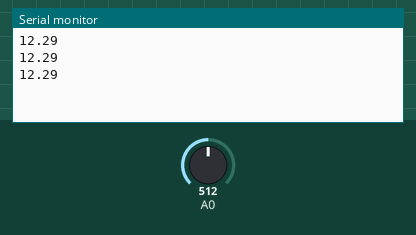
The sketch below on a simulated Arduino Uno, built with avr-gcc and run on an emulated ATmega328P. On the bench: the last lines printed to the serial monitor. Inputs (shaded band) come from the test bench; at power-on: A0 = 512.

Above: at 1.3 s.
1.4 s: A0 set to 716
At 1.9 s:
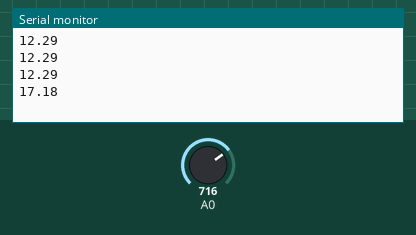
2.9 s: A0 set to 900
At 3.4 s:
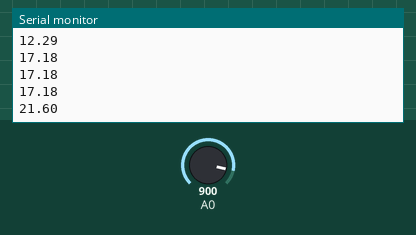
Timing chart, 0 to 5.9 s (numbered marks = the images above; inputs shaded):
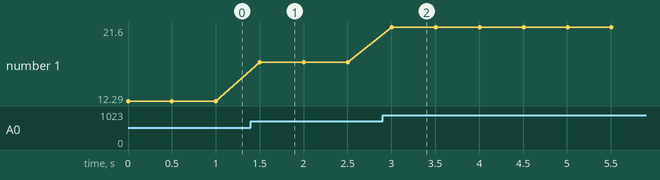

The sketch:

voltage.ino
```cpp
int volt=0;// set the correction offset value

void setup() {

  // Robojax.com voltage sensor

  Serial.begin(9600);

}

void loop() {

  // Robojax.com voltage sensor

  float volt = analogRead(A0);// read the input

  float voltage = volt * 0.024;


  Serial.println(voltage);


delay(500);


}
```

Measured:
- after the input at 1.4 s, the serial monitor: prints a new line after 0.10 s (image 1)
- after the input at 2.9 s, the serial monitor: prints a new line after 0.10 s (image 2)
- plotted number 1: 12.29 → 17.18 after the input at 1.4 s, 17.18 → 21.6 after the input at 2.9 s
